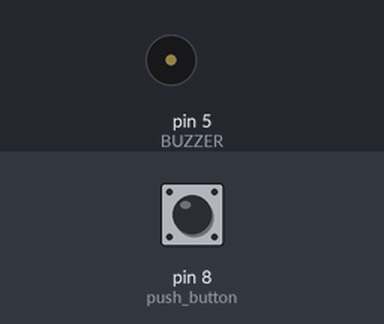
The sketch below on a simulated Arduino Uno, built with avr-gcc and run on an emulated ATmega328P. Parts: buzzer (waves = sounding, pin HIGH). Inputs (shaded band) come from the test bench; at power-on: pin 8 (push_button) LOW.

Above: at 1.2 s.
1.3 s: pin 8 (push_button) pulled HIGH for 0.15 s
At 1.37 s:
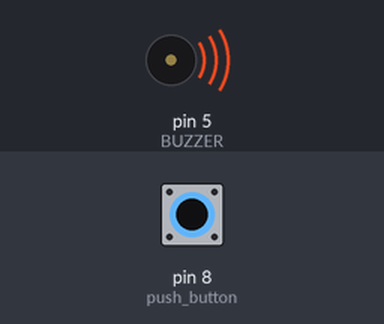
2.9 s: pin 8 (push_button) pulled HIGH for 3.2 s
At 6.6 s:
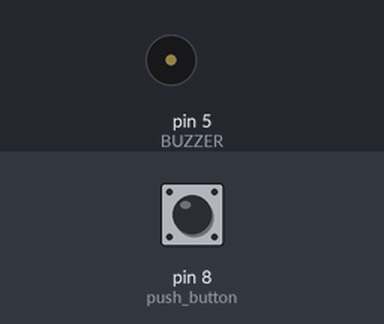
Timing chart, 0 to 8.1 s (numbered marks = the images above; inputs shaded):
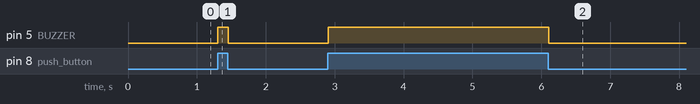

Measured:
- after the input at 1.3 s, pin 5 (BUZZER): LOW → HIGH at once, → LOW 0.15 s later
- after the input at 2.9 s, pin 5 (BUZZER): LOW → HIGH at once, → LOW 3.2 s later

The sketch:

how_to_operate_buzzer_by_push_button.ino
```cpp
// (licence header left out)
const int push_button=8; //connect push button to pin number 8

const int BUZZER =  5;  //connect Buzzer to pin 5


void setup() {
  Serial.begin(9600); //intiallize serial communication
  pinMode(BUZZER, OUTPUT);    // Define buzzer as output.
  pinMode(push_button, INPUT);  // Define push button as Input.

}


void loop(){

  int state = digitalRead(push_button); // variable to store status of push button

  if (state == 1) // check the status of push button either HIGH (1) OR LOW (0)
   {
     digitalWrite(BUZZER, 1);  // If input is High, buzzer operated
   }
  else
  {
     digitalWrite(BUZZER, 0);  // For every other condition make buzzer off
  }
  delay(10);
}
```
